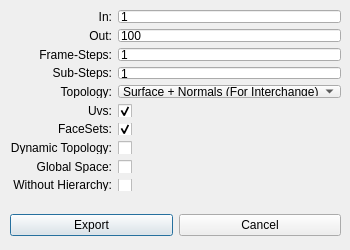
<?xml version="1.0" encoding="UTF-8"?>
<ui version="4.0">
 <class>Dialog</class>
 <widget class="QDialog" name="Dialog">
  <property name="geometry">
   <rect>
    <x>0</x>
    <y>0</y>
    <width>350</width>
    <height>250</height>
   </rect>
  </property>
  <property name="minimumSize">
   <size>
    <width>350</width>
    <height>250</height>
   </size>
  </property>
  <property name="maximumSize">
   <size>
    <width>350</width>
    <height>250</height>
   </size>
  </property>
  <property name="windowTitle">
   <string>Alembic Export Settings</string>
  </property>
  <widget class="QWidget" name="gridLayoutWidget">
   <property name="geometry">
    <rect>
     <x>10</x>
     <y>10</y>
     <width>331</width>
     <height>181</height>
    </rect>
   </property>
   <layout class="QGridLayout" name="gridLayout">
    <item row="0" column="0">
     <widget class="QLabel" name="label">
      <property name="text">
       <string>In:</string>
      </property>
      <property name="alignment">
       <set>Qt::AlignRight|Qt::AlignTrailing|Qt::AlignVCenter</set>
      </property>
     </widget>
    </item>
    <item row="4" column="0">
     <widget class="QLabel" name="label_4">
      <property name="text">
       <string>Topology:</string>
      </property>
      <property name="alignment">
       <set>Qt::AlignRight|Qt::AlignTrailing|Qt::AlignVCenter</set>
      </property>
     </widget>
    </item>
    <item row="4" column="1">
     <widget class="QComboBox" name="topology">
      <property name="currentIndex">
       <number>2</number>
      </property>
      <item>
       <property name="text">
        <string>Point Cache (No surface)</string>
       </property>
      </item>
      <item>
       <property name="text">
        <string>Just Surface (No normals)</string>
       </property>
      </item>
      <item>
       <property name="text">
        <string>Surface + Normals (For Interchange)</string>
       </property>
      </item>
     </widget>
    </item>
    <item row="5" column="0">
     <widget class="QLabel" name="label_5">
      <property name="text">
       <string>Uvs:</string>
      </property>
      <property name="alignment">
       <set>Qt::AlignRight|Qt::AlignTrailing|Qt::AlignVCenter</set>
      </property>
     </widget>
    </item>
    <item row="5" column="1">
     <widget class="QCheckBox" name="uvs">
      <property name="text">
       <string/>
      </property>
      <property name="checked">
       <bool>true</bool>
      </property>
     </widget>
    </item>
    <item row="0" column="1">
     <widget class="QLineEdit" name="inframe">
      <property name="text">
       <string>1</string>
      </property>
     </widget>
    </item>
    <item row="1" column="0">
     <widget class="QLabel" name="label_6">
      <property name="text">
       <string>Out:</string>
      </property>
      <property name="alignment">
       <set>Qt::AlignRight|Qt::AlignTrailing|Qt::AlignVCenter</set>
      </property>
     </widget>
    </item>
    <item row="1" column="1">
     <widget class="QLineEdit" name="outframe">
      <property name="text">
       <string>100</string>
      </property>
     </widget>
    </item>
    <item row="2" column="1">
     <widget class="QLineEdit" name="stepframe">
      <property name="text">
       <string>1</string>
      </property>
     </widget>
    </item>
    <item row="2" column="0">
     <widget class="QLabel" name="label_7">
      <property name="text">
       <string>Frame-Steps:</string>
      </property>
      <property name="alignment">
       <set>Qt::AlignRight|Qt::AlignTrailing|Qt::AlignVCenter</set>
      </property>
     </widget>
    </item>
    <item row="3" column="1">
     <widget class="QLineEdit" name="substepframe">
      <property name="text">
       <string>1</string>
      </property>
     </widget>
    </item>
    <item row="3" column="0">
     <widget class="QLabel" name="label_8">
      <property name="text">
       <string>Sub-Steps:</string>
      </property>
      <property name="alignment">
       <set>Qt::AlignRight|Qt::AlignTrailing|Qt::AlignVCenter</set>
      </property>
     </widget>
    </item>
    <item row="6" column="1">
     <widget class="QCheckBox" name="facesets">
      <property name="text">
       <string/>
      </property>
      <property name="checked">
       <bool>true</bool>
      </property>
     </widget>
    </item>
    <item row="7" column="1">
     <widget class="QCheckBox" name="dynamictopology">
      <property name="text">
       <string/>
      </property>
      <property name="checked">
       <bool>false</bool>
      </property>
     </widget>
    </item>
    <item row="6" column="0">
     <widget class="QLabel" name="label_9">
      <property name="text">
       <string>FaceSets:</string>
      </property>
      <property name="alignment">
       <set>Qt::AlignRight|Qt::AlignTrailing|Qt::AlignVCenter</set>
      </property>
     </widget>
    </item>
    <item row="7" column="0">
     <widget class="QLabel" name="label_10">
      <property name="text">
       <string>Dynamic Topology:</string>
      </property>
      <property name="alignment">
       <set>Qt::AlignRight|Qt::AlignTrailing|Qt::AlignVCenter</set>
      </property>
     </widget>
    </item>
     <item row="8" column="0">
       <widget class="QLabel" name="label_11">
         <property name="text">
           <string>Global Space:</string>
         </property>
         <property name="alignment">
           <set>Qt::AlignRight|Qt::AlignTrailing|Qt::AlignVCenter</set>
         </property>
       </widget>
     </item>
     <item row="8" column="1">
       <widget class="QCheckBox" name="globalspace">
         <property name="text">
           <string/>
         </property>
         <property name="checked">
           <bool>false</bool>
         </property>
       </widget>
     </item>
     <item row="9" column="0">
       <widget class="QLabel" name="label_12">
         <property name="text">
           <string>Without Hierarchy:</string>
         </property>
         <property name="alignment">
           <set>Qt::AlignRight|Qt::AlignTrailing|Qt::AlignVCenter</set>
         </property>
       </widget>
     </item>
     <item row="9" column="1">
       <widget class="QCheckBox" name="withouthierarchy">
         <property name="text">
           <string/>
         </property>
         <property name="checked">
           <bool>false</bool>
         </property>
       </widget>
     </item>
   </layout>
  </widget>
  <widget class="QWidget" name="horizontalLayoutWidget">
   <property name="geometry">
    <rect>
     <x>10</x>
     <y>210</y>
     <width>331</width>
     <height>31</height>
    </rect>
   </property>
   <layout class="QHBoxLayout" name="horizontalLayout">
    <item>
     <widget class="QPushButton" name="pushButton">
      <property name="text">
       <string>Export</string>
      </property>
      <property name="-c" stdset="0">
       <string>&quot;exocortexChooseFile($dialog);&quot;</string>
      </property>
     </widget>
    </item>
    <item>
     <widget class="QPushButton" name="pushButton_2">
      <property name="text">
       <string>Cancel</string>
      </property>
      <property name="-c" stdset="0">
       <string>&quot;exocortexCloseDialog($dialog);&quot;</string>
      </property>
     </widget>
    </item>
   </layout>
  </widget>
 </widget>
 <resources/>
 <connections/>
</ui>
